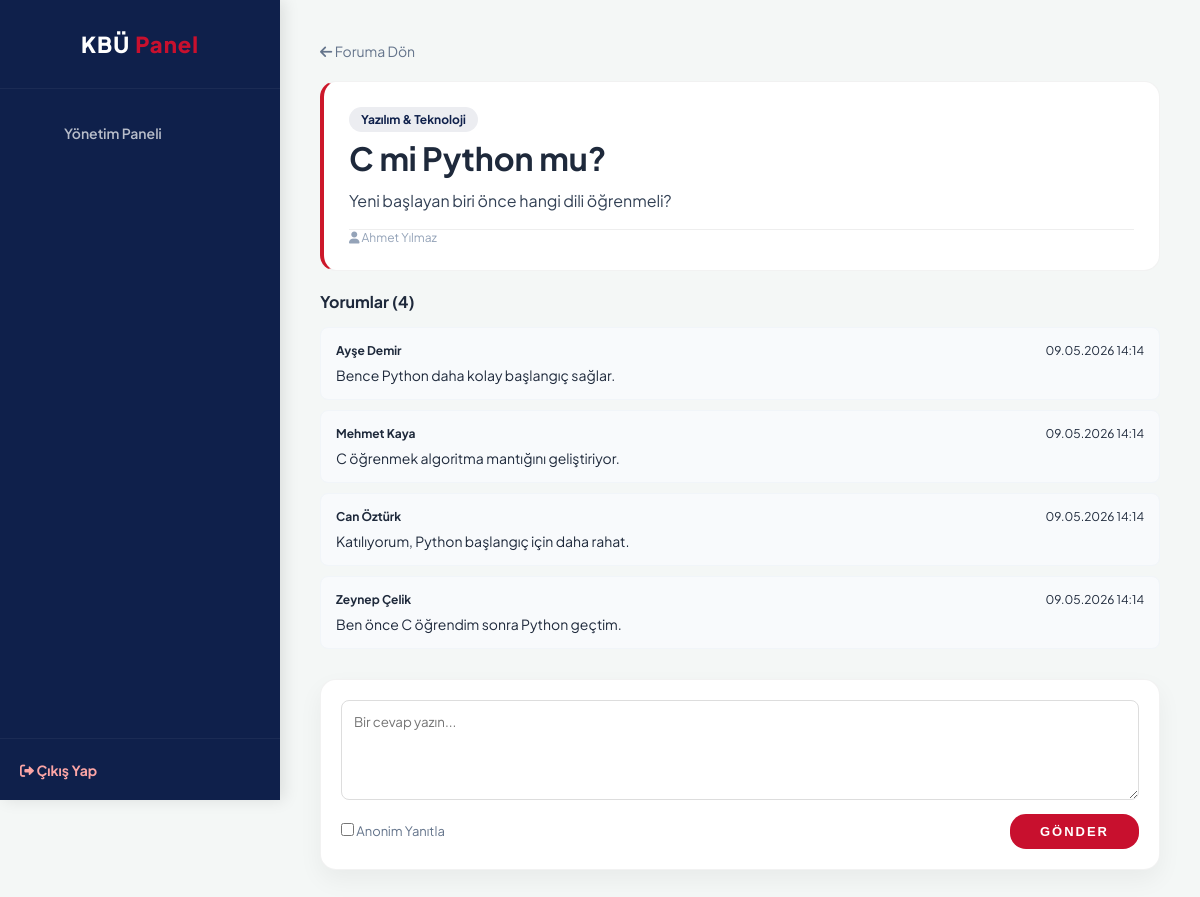
Screenshot of /kariyer_platformu/forum/post_detail.php?id=1 (signed in) with the database file from the repository.
### tables this page shows
CREATE TABLE forum_posts (
    id INT PRIMARY KEY AUTO_INCREMENT,
    user_id INT NOT NULL,
    category_id INT NOT NULL,
    title VARCHAR(255) NOT NULL,
    content TEXT NOT NULL,
    is_anonymous BOOLEAN DEFAULT FALSE,
    created_at TIMESTAMP DEFAULT CURRENT_TIMESTAMP,
    FOREIGN KEY (user_id) REFERENCES users(id) ON DELETE CASCADE,
    FOREIGN KEY (category_id) REFERENCES forum_categories(id) ON DELETE CASCADE,
    FULLTEXT(title, content)
);

CREATE TABLE forum_categories (
    id INT PRIMARY KEY AUTO_INCREMENT,
    name VARCHAR(100) UNIQUE NOT NULL
);

CREATE TABLE users (
    id INT PRIMARY KEY AUTO_INCREMENT,
    first_name VARCHAR(100) NOT NULL,
    last_name VARCHAR(100) NOT NULL,
    email VARCHAR(255) UNIQUE NOT NULL,
    password VARCHAR(255) NOT NULL,
    role ENUM('student', 'graduate', 'admin') NOT NULL,
    is_verified BOOLEAN DEFAULT FALSE,
    gender ENUM('male', 'female', 'other') NULL,
    created_at TIMESTAMP DEFAULT CURRENT_TIMESTAMP
);

CREATE TABLE forum_comments (
    id INT PRIMARY KEY AUTO_INCREMENT,
    post_id INT NOT NULL,
    user_id INT NOT NULL,
    parent_comment_id INT NULL,
    content TEXT NOT NULL,
    is_anonymous BOOLEAN DEFAULT FALSE,
    created_at TIMESTAMP DEFAULT CURRENT_TIMESTAMP,
    FOREIGN KEY (post_id) REFERENCES forum_posts(id) ON DELETE CASCADE,
    FOREIGN KEY (user_id) REFERENCES users(id) ON DELETE CASCADE,
    FOREIGN KEY (parent_comment_id) REFERENCES forum_comments(id) ON DELETE SET NULL
);

### kariyer_platformu/includes/functions.php (called while the page is built, shortened)
<?php
function format_date($date) {
    return date('d.m.Y H:i', strtotime($date));
}
?>

### kariyer_platformu/forum/post_detail.php (the view, shortened to what this page needs)
<?php
require_once "../includes/db.php";
require_once "../includes/functions.php";
$id = isset($_GET['id']) ? intval($_GET['id']) : 0;
$post_res = $conn->query("SELECT fp.*, fc.name as category_name, u.first_name, u.last_name FROM forum_posts fp JOIN forum_categories fc ON fp.category_id = fc.id JOIN users u ON fp.user_id = u.id WHERE fp.id = $id");
$post = $post_res->fetch_assoc();
$comments = $conn->query("SELECT fc.*, u.first_name, u.last_name FROM forum_comments fc JOIN users u ON fc.user_id = u.id WHERE fc.post_id = $id ORDER BY fc.created_at ASC");
?>
<!DOCTYPE html>
<html lang="tr">
<head>
    <link rel="stylesheet" href="https://cdnjs.cloudflare.com/ajax/libs/font-awesome/6.0.0/css/all.min.css">
    <link rel="stylesheet" href="../assets/css/main.css">
    <link rel="stylesheet" href="../assets/css/app.css">
    <link rel="stylesheet" href="../assets/css/forum.css">
</head>
<body>
    <div class="app-container">
        <?php include "../includes/sidebar.php"; ?>
        <main class="main-content">
            <a href="forum.php" style="text-decoration:none; color:#64748b; font-size: 14px;"><i class="fa-solid fa-arrow-left"></i> Foruma Dön</a>
            <div class="post-card" style="padding:25px; margin:20px 0; border-left: 4px solid #cc182a;">
                <span class="post-badge"><?= htmlspecialchars($post['category_name']) ?></span>
                <h1 style="margin: 10px 0;"><?= htmlspecialchars($post['title']) ?></h1>
                <p style="color: #334155; line-height: 1.6;"><?= nl2br(htmlspecialchars($post['content'])) ?></p>
                <div style="font-size: 12px; color: #94a3b8; border-top: 1px solid #eee; pt: 10px; margin-top: 15px;">
                    <span><i class="fa-solid fa-user"></i> <?= $post['is_anonymous'] ? 'Anonim' : $post['first_name'].' '.$post['last_name'] ?></span>
                </div>
            </div>
            <div id="commentList">
                <h3 style="font-size: 16px; margin-bottom: 15px;">Yorumlar (<?= $comments->num_rows ?>)</h3>
                <?php while($c = $comments->fetch_assoc()): ?>
                    <div class="comment-box" style="background:#f8fafc; padding:15px; margin-bottom:10px; border-radius:8px; border: 1px solid #f1f5f9;">
                        <div style="display:flex; justify-content:space-between; font-size:12px; margin-bottom: 8px;">
                            <span style="font-weight: bold;"><?= $c['is_anonymous'] ? 'Anonim' : $c['first_name'].' '.$c['last_name'] ?></span>
                            <div>
                                <span><?= format_date($c['created_at']) ?></span>
                            </div>
                        </div>
                        <p style="margin:0; font-size: 14px;"><?= nl2br(htmlspecialchars($c['content'])) ?></p>
                    </div>
                <?php endwhile; ?>
            </div>
            <div class="create-post-card" style="margin-top: 30px; padding: 20px;">
                <form id="commentForm">
                    <textarea name="content" required placeholder="Bir cevap yazın..." style="width: 100%; min-height: 100px; padding: 12px; border: 1px solid #ddd; border-radius: 8px; margin-bottom: 10px;"></textarea>
                    <div style="display: flex; justify-content: space-between; align-items: center;">
                        <label style="font-size: 13px; color: #64748b;"><input type="checkbox" name="is_anonymous" value="1"> Anonim Yanıtla</label>
                        <button type="submit" class="btn-primary" id="submitBtn" style="width: auto; padding: 10px 30px; cursor: pointer;">GÖNDER</button>
                    </div>
                </form>
            </div>
        </main>
    </div>
</body>
</html>

### kariyer_platformu/assets/css/main.css (style rules this page uses)
:root { --kbu-lacivert: #0F204B; --kbu-kirmizi: #C8102E; --kbu-beyaz: #FFFFFF; --bg-light: #F4F7F6; --text-dark: #1E293B; --text-muted: #64748B; --card-shadow: 0 10px 30px rgba(15, 32, 75, 0.08); --font-main: 'Plus Jakarta Sans', sans-serif; --transition: all 0.3s ease; }
* { margin: 0; padding: 0; box-sizing: border-box; }
body { font-family: var(--font-main); background-color: var(--bg-light); color: var(--text-dark); min-height: 100vh; }
a { text-decoration: none; color: var(--kbu-lacivert); transition: var(--transition); }
.btn-primary { display: inline-block; width: 100%; padding: 16px; background-color: var(--kbu-kirmizi); color: white !important; border: none; border-radius: 16px; font-weight: 800; font-size: 13px; text-transform: uppercase; letter-spacing: 2px; cursor: pointer; transition: var(--transition); text-align: center; }

### kariyer_platformu/assets/css/app.css (style rules this page uses)
.app-container { display: flex; min-height: 100vh; background-color: var(--bg-light); }
.main-content { flex: 1; margin-left: 280px; padding: 40px; }

### kariyer_platformu/assets/css/forum.css (style rules this page uses)
.create-post-card { background: white; padding: 25px; border-radius: 16px; border: 1px solid rgba(0,0,0,0.05); margin-bottom: 30px; box-shadow: 0 10px 25px rgba(0,0,0,0.05); }
.create-post-card input, .create-post-card select { flex: 1; padding: 12px; border: 1px solid #e2e8f0; border-radius: 8px; outline: none; }
.create-post-card textarea { width: 100%; padding: 15px; border: 1px solid #e2e8f0; border-radius: 8px; margin-bottom: 15px; min-height: 120px; resize: vertical; font-family: inherit; }
.post-card { background: white; border-radius: 16px; padding: 25px; margin-bottom: 20px; border: 1px solid rgba(0,0,0,0.05); border-left: 4px solid var(--kbu-lacivert); transition: all 0.3s ease; display: block; text-decoration: none; color: inherit; }
.post-badge { background: rgba(15, 32, 75, 0.08); color: var(--kbu-lacivert); padding: 5px 12px; border-radius: 20px; font-size: 12px; font-weight: 700; }
.comment-box { background: rgba(0,0,0,0.02); padding: 20px; border-radius: 12px; margin-bottom: 15px; border: 1px solid rgba(0,0,0,0.03); }

### rows the page displays
forum_posts: category.name "Yazılım & Teknoloji", title "C mi Python mu?", content "Yeni başlayan biri önce hangi dili öğrenmeli?", user.first_name "Ahmet", user.last_name "Yılmaz"
forum_comments: user.first_name "Ayşe", user.last_name "Demir", created_at "09.05.2026 14:14", content "Bence Python daha kolay başlangıç sağlar."
forum_comments: user.first_name "Mehmet", user.last_name "Kaya", created_at "09.05.2026 14:14", content "C öğrenmek algoritma mantığını geliştiriyor."
forum_comments: user.first_name "Can", user.last_name "Öztürk", created_at "09.05.2026 14:14", content "Katılıyorum, Python başlangıç için daha rahat."
forum_comments: user.first_name "Zeynep", user.last_name "Çelik", created_at "09.05.2026 14:14", content "Ben önce C öğrendim sonra Python geçtim."

### other values shown
$comments->num_rows "4"
